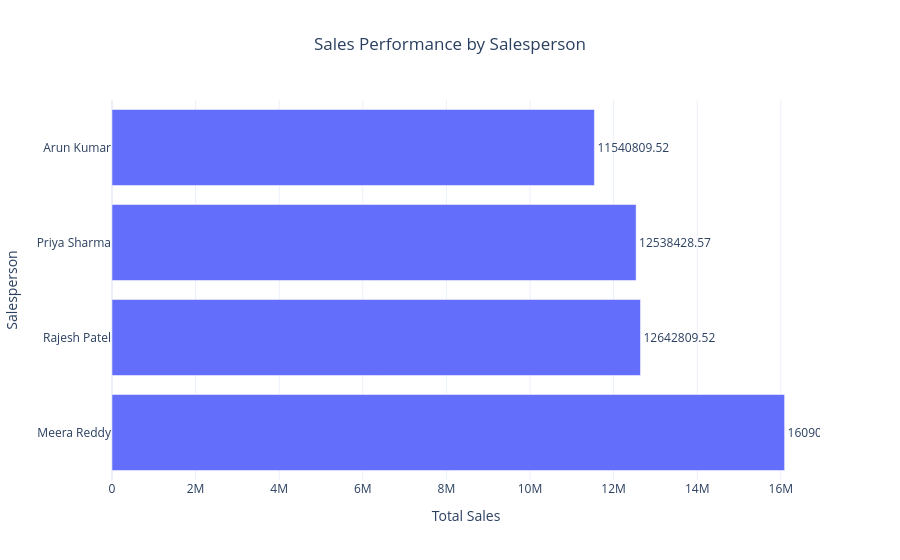

Here is the notebook cell this chart was saved with:
### Code cell
fig = px.bar(
    salesperson_sales,
    x="Total Sales Amount",
    y="Salesperson",
    orientation="h",
    title="Sales Performance by Salesperson",
    text="Total Sales Amount",
    hover_data={"Total Sales Amount": ":.2f"},
    labels={
        "Total Sales Amount": "Total Sales",
        "Salesperson": "Salesperson"
    }
)

fig.update_traces(
    texttemplate="%{text:.2f}",
    textposition="outside"
)

fig.update_layout(
    template="plotly_white",
    title_x=0.5
)

fig.show()

### Figure 1 — Plotly figure (JSON) as saved in the notebook; plotly's stock layout.template omitted (floating-point values rounded to 4 significant figures)
{"data": [{"alignmentgroup": "True", "hovertemplate": "Total Sales=%{text:.2f}<br>Salesperson=%{y}<extra></extra>", "legendgroup": "", "marker": {"color": "#636efa", "pattern": {"shape": ""}}, "name": "", "offsetgroup": "", "orientation": "h", "showlegend": false, "text": [16090000.0, 12640000.0, 12540000.0, 11540000.0], "textposition": "outside", "texttemplate": "%{text:.2f}", "type": "bar", "x": [16090000.0, 12640000.0, 12540000.0, 11540000.0], "xaxis": "x", "y": ["Meera Reddy", "Rajesh Patel", "Priya Sharma", "Arun Kumar"], "yaxis": "y"}], "layout": {"barmode": "relative", "legend": {"tracegroupgap": 0}, "title": {"text": "Sales Performance by Salesperson", "x": 0.5}, "xaxis": {"anchor": "y", "domain": [0, 1], "title": {"text": "Total Sales"}}, "yaxis": {"anchor": "x", "domain": [0, 1], "title": {"text": "Salesperson"}}}}
